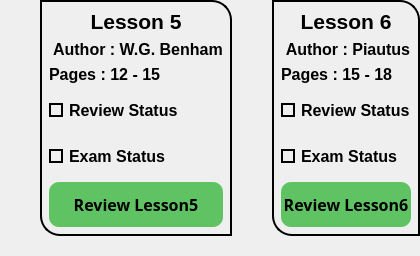
            <widget class="QWidget" name="widget_27" native="true">
             <property name="maximumSize">
              <size>
               <width>16777215</width>
               <height>280</height>
              </size>
             </property>
             <layout class="QHBoxLayout" name="horizontalLayout_7">
              <property name="spacing">
               <number>0</number>
              </property>
              <property name="leftMargin">
               <number>0</number>
              </property>
              <property name="topMargin">
               <number>0</number>
              </property>
              <property name="rightMargin">
               <number>0</number>
              </property>
              <property name="bottomMargin">
               <number>0</number>
              </property>
              <item>
               <widget class="QWidget" name="widget_31" native="true">
                <property name="styleSheet">
                 <string notr="true"/>
                </property>
                <layout class="QVBoxLayout" name="verticalLayout_23">
                 <property name="spacing">
                  <number>0</number>
                 </property>
                 <property name="leftMargin">
                  <number>40</number>
                 </property>
                 <property name="topMargin">
                  <number>0</number>
                 </property>
                 <property name="rightMargin">
                  <number>0</number>
                 </property>
                 <property name="bottomMargin">
                  <number>20</number>
                 </property>
                 <item>
                  <widget class="QWidget" name="widget_32" native="true">
                   <property name="styleSheet">
                    <string notr="true">border-bottom-left-radius:20px;
border-top-right-radius:20px;
border:2px solid black;
</string>
                   </property>
                   <layout class="QVBoxLayout" name="verticalLayout_24">
                    <item>
                     <widget class="QLabel" name="label_29">
                      <property name="font">
                       <font>
                        <family>Tahoma</family>
                        <pointsize>16</pointsize>
                        <bold>true</bold>
                       </font>
                      </property>
                      <property name="styleSheet">
                       <string notr="true">color:black;
border:none;</string>
                      </property>
                      <property name="text">
                       <string>Lesson 5</string>
                      </property>
                      <property name="alignment">
                       <set>Qt::AlignCenter</set>
                      </property>
                     </widget>
                    </item>
                    <item>
                     <widget class="QLabel" name="label_30">
                      <property name="minimumSize">
                       <size>
                        <width>0</width>
                        <height>5</height>
                       </size>
                      </property>
                      <property name="font">
                       <font>
                        <family>Tahoma</family>
                        <pointsize>12</pointsize>
                        <bold>true</bold>
                       </font>
                      </property>
                      <property name="styleSheet">
                       <string notr="true">color:black;
border:none;</string>
                      </property>
                      <property name="text">
                       <string> Author : W.G. Benham</string>
                      </property>
                      <property name="alignment">
                       <set>Qt::AlignCenter</set>
                      </property>
                     </widget>
                    </item>
                    <item>
                     <widget class="QLabel" name="label_31">
                      <property name="minimumSize">
                       <size>
                        <width>0</width>
                        <height>0</height>
                       </size>
                      </property>
                      <property name="font">
                       <font>
                        <family>Tahoma</family>
                        <pointsize>12</pointsize>
                        <bold>true</bold>
                       </font>
                      </property>
                      <property name="styleSheet">
                       <string notr="true">color:black;
border:none;</string>
                      </property>
                      <property name="text">
                       <string>Pages : 12 - 15</string>
                      </property>
                      <property name="alignment">
                       <set>Qt::AlignBottom|Qt::AlignLeading|Qt::AlignLeft</set>
                      </property>
                     </widget>
                    </item>
                    <item>
                     <widget class="QCheckBox" name="checkBox_19">
                      <property name="minimumSize">
                       <size>
                        <width>0</width>
                        <height>40</height>
                       </size>
                      </property>
                      <property name="font">
                       <font>
                        <family>Tahoma</family>
                        <pointsize>12</pointsize>
                        <bold>true</bold>
                       </font>
                      </property>
                      <property name="layoutDirection">
                       <enum>Qt::LeftToRight</enum>
                      </property>
                      <property name="styleSheet">
                       <string notr="true">QCheckBox::indicator {
	border:2px solid black;	

}
QCheckBox::indicator:checked {
    background-color: qradialgradient(spread:pad, 
                            cx:0.5,
                            cy:0.5,
                            radius:0.9,
                            fx:0.5,
                            fy:0.5,
                            stop:0 rgba(0, 255, 0, 255), 
                            stop:1 rgba(0, 64, 0, 255));
}

QCheckBox{
	color:black;
	border:none;
}
</string>
                      </property>
                      <property name="text">
                       <string>Review Status</string>
                      </property>
                      <property name="iconSize">
                       <size>
                        <width>40</width>
                        <height>40</height>
                       </size>
                      </property>
                      <property name="tristate">
                       <bool>false</bool>
                      </property>
                     </widget>
                    </item>
                    <item>
                     <widget class="QCheckBox" name="checkBox_20">
                      <property name="minimumSize">
                       <size>
                        <width>0</width>
                        <height>40</height>
                       </size>
                      </property>
                      <property name="font">
                       <font>
                        <family>Tahoma</family>
                        <pointsize>12</pointsize>
                        <bold>true</bold>
                       </font>
                      </property>
                      <property name="styleSheet">
                       <string notr="true">QCheckBox::indicator {
	border:2px solid black;	
}
QCheckBox::indicator:checked {
    background-color: qradialgradient(spread:pad, 
                            cx:0.5,
                            cy:0.5,
                            radius:0.9,
                            fx:0.5,
                            fy:0.5,
                            stop:0 rgba(0, 255, 0, 255), 
                            stop:1 rgba(0, 64, 0, 255));
}
QCheckBox{
	color:black;
	border:none;
}</string>
                      </property>
                      <property name="text">
                       <string>Exam Status</string>
                      </property>
                     </widget>
                    </item>
                    <item>
                     <widget class="QPushButton" name="btn5">
                      <property name="minimumSize">
                       <size>
                        <width>0</width>
                        <height>45</height>
                       </size>
                      </property>
                      <property name="font">
                       <font>
                        <family>Sitka Small Semibold</family>
                        <pointsize>12</pointsize>
                        <bold>true</bold>
                       </font>
                      </property>
                      <property name="cursor">
                       <cursorShape>PointingHandCursor</cursorShape>
                      </property>
                      <property name="styleSheet">
                       <string notr="true">border:none;
border-radius:10px;
color:black;
background-color: rgb(96, 195, 99);</string>
                      </property>
                      <property name="text">
                       <string>Review Lesson5</string>
                      </property>
                     </widget>
                    </item>
                   </layout>
                  </widget>
                 </item>
                </layout>
               </widget>
              </item>
              <item>
               <widget class="QWidget" name="widget_29" native="true">
                <property name="styleSheet">
                 <string notr="true"/>
                </property>
                <layout class="QVBoxLayout" name="verticalLayout_21">
                 <property name="spacing">
                  <number>0</number>
                 </property>
                 <property name="leftMargin">
                  <number>40</number>
                 </property>
                 <property name="topMargin">
                  <number>0</number>
                 </property>
                 <property name="rightMargin">
                  <number>0</number>
                 </property>
                 <property name="bottomMargin">
                  <number>20</number>
                 </property>
                 <item>
                  <widget class="QWidget" name="widget_30" native="true">
                   <property name="styleSheet">
                    <string notr="true">border-bottom-left-radius:20px;
border-top-right-radius:20px;
border:2px solid black;
</string>
                   </property>
                   <layout class="QVBoxLayout" name="verticalLayout_22">
                    <item>
                     <widget class="QLabel" name="label_26">
                      <property name="font">
                       <font>
                        <family>Tahoma</family>
                        <pointsize>16</pointsize>
                        <bold>true</bold>
                       </font>
                      </property>
                      <property name="styleSheet">
                       <string notr="true">color:black;
border:none;</string>
                      </property>
                      <property name="text">
                       <string>Lesson 6</string>
                      </property>
                      <property name="alignment">
                       <set>Qt::AlignCenter</set>
                      </property>
                     </widget>
                    </item>
                    <item>
                     <widget class="QLabel" name="label_27">
                      <property name="minimumSize">
                       <size>
                        <width>0</width>
                        <height>5</height>
                       </size>
                      </property>
                      <property name="font">
                       <font>
                        <family>Tahoma</family>
                        <pointsize>12</pointsize>
                        <bold>true</bold>
                       </font>
                      </property>
                      <property name="styleSheet">
                       <string notr="true">color:black;
border:none;</string>
                      </property>
                      <property name="text">
                       <string> Author : Piautus</string>
                      </property>
                      <property name="alignment">
                       <set>Qt::AlignCenter</set>
                      </property>
                     </widget>
                    </item>
                    <item>
                     <widget class="QLabel" name="label_28">
                      <property name="minimumSize">
                       <size>
                        <width>0</width>
                        <height>0</height>
                       </size>
                      </property>
                      <property name="font">
                       <font>
                        <family>Tahoma</family>
                        <pointsize>12</pointsize>
                        <bold>true</bold>
                       </font>
                      </property>
                      <property name="styleSheet">
                       <string notr="true">color:black;
border:none;</string>
                      </property>
                      <property name="text">
                       <string>Pages : 15 - 18</string>
                      </property>
                      <property name="alignment">
                       <set>Qt::AlignBottom|Qt::AlignLeading|Qt::AlignLeft</set>
                      </property>
                     </widget>
                    </item>
                    <item>
                     <widget class="QCheckBox" name="checkBox11">
                      <property name="minimumSize">
                       <size>
                        <width>0</width>
                        <height>40</height>
                       </size>
                      </property>
                      <property name="font">
                       <font>
                        <family>Tahoma</family>
                        <pointsize>12</pointsize>
                        <bold>true</bold>
                       </font>
                      </property>
                      <property name="layoutDirection">
                       <enum>Qt::LeftToRight</enum>
                      </property>
                      <property name="styleSheet">
                       <string notr="true">QCheckBox::indicator {
	border:2px solid black;	

}
QCheckBox::indicator:checked {
    background-color: qradialgradient(spread:pad, 
                            cx:0.5,
                            cy:0.5,
                            radius:0.9,
                            fx:0.5,
                            fy:0.5,
                            stop:0 rgba(0, 255, 0, 255), 
                            stop:1 rgba(0, 64, 0, 255));
}

QCheckBox{
	color:black;
	border:none;
}
</string>
                      </property>
                      <property name="text">
                       <string>Review Status</string>
                      </property>
                      <property name="iconSize">
                       <size>
                        <width>40</width>
                        <height>40</height>
                       </size>
                      </property>
                      <property name="tristate">
                       <bool>false</bool>
                      </property>
                     </widget>
                    </item>
                    <item>
                     <widget class="QCheckBox" name="checkBox12">
                      <property name="minimumSize">
                       <size>
                        <width>0</width>
                        <height>40</height>
                       </size>
                      </property>
                      <property name="font">
                       <font>
                        <family>Tahoma</family>
                        <pointsize>12</pointsize>
                        <bold>true</bold>
                       </font>
                      </property>
                      <property name="styleSheet">
                       <string notr="true">QCheckBox::indicator {
	border:2px solid black;	
}
QCheckBox::indicator:checked {
    background-color: qradialgradient(spread:pad, 
                            cx:0.5,
                            cy:0.5,
                            radius:0.9,
                            fx:0.5,
                            fy:0.5,
                            stop:0 rgba(0, 255, 0, 255), 
                            stop:1 rgba(0, 64, 0, 255));
}
QCheckBox{
	color:black;
	border:none;
}</string>
                      </property>
                      <property name="text">
                       <string>Exam Status</string>
                      </property>
                     </widget>
                    </item>
                    <item>
                     <widget class="QPushButton" name="btn6">
                      <property name="minimumSize">
                       <size>
                        <width>0</width>
                        <height>45</height>
                       </size>
                      </property>
                      <property name="font">
                       <font>
                        <family>Sitka Small Semibold</family>
                        <pointsize>12</pointsize>
                        <bold>true</bold>
                       </font>
                      </property>
                      <property name="cursor">
                       <cursorShape>PointingHandCursor</cursorShape>
                      </property>
                      <property name="styleSheet">
                       <string notr="true">border:none;
border-radius:10px;
color:black;
background-color: rgb(96, 195, 99);</string>
                      </property>
                      <property name="text">
                       <string>Review Lesson6</string>
                      </property>
                     </widget>
                    </item>
                   </layout>
                  </widget>
                 </item>
                </layout>
               </widget>
              </item>
             </layout>
            </widget>
